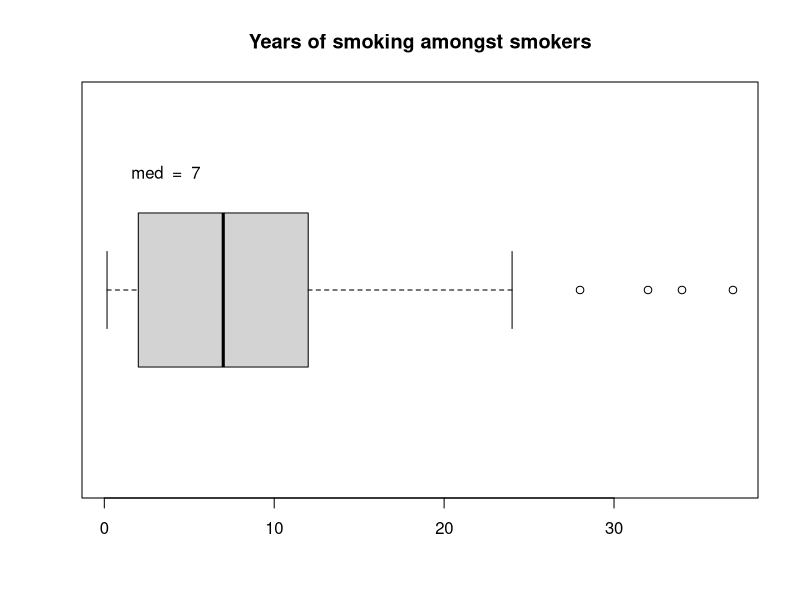
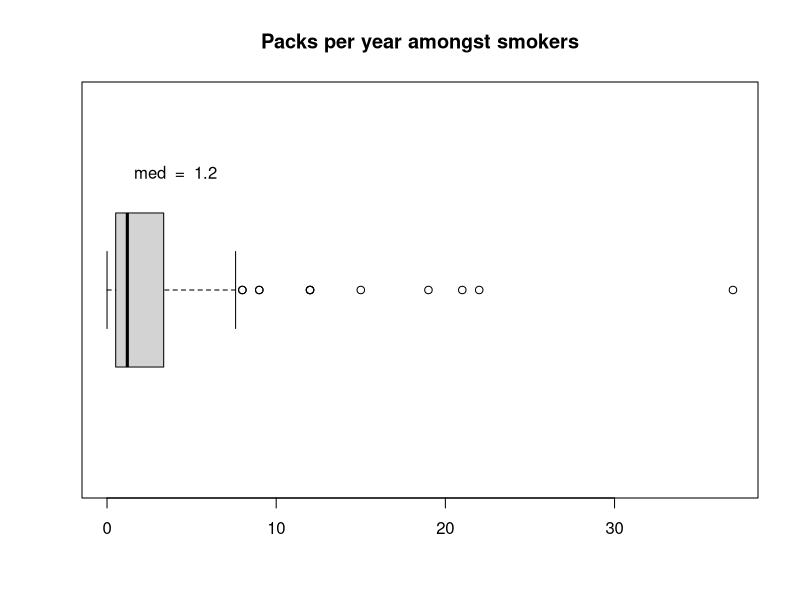
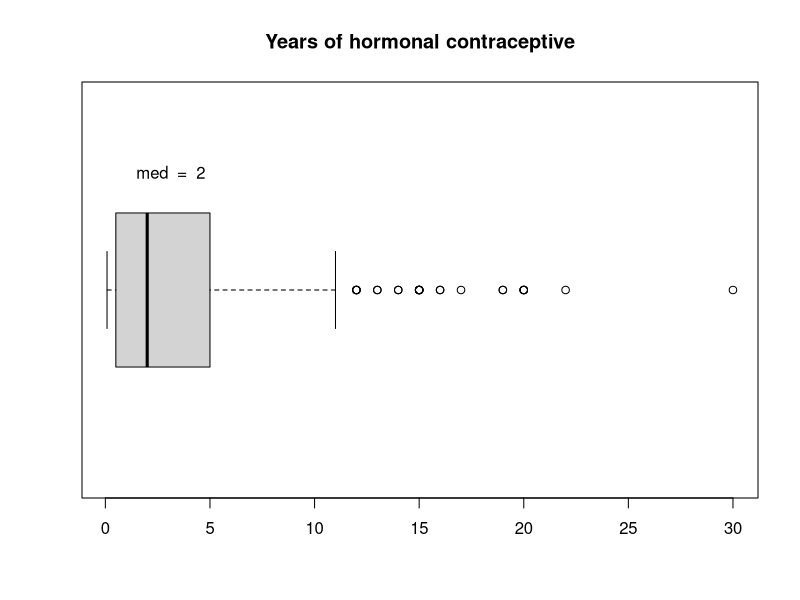
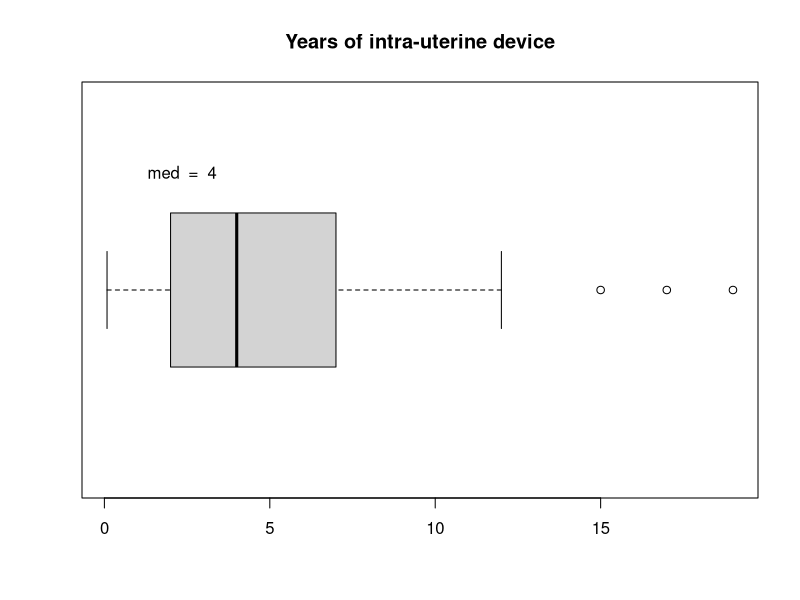
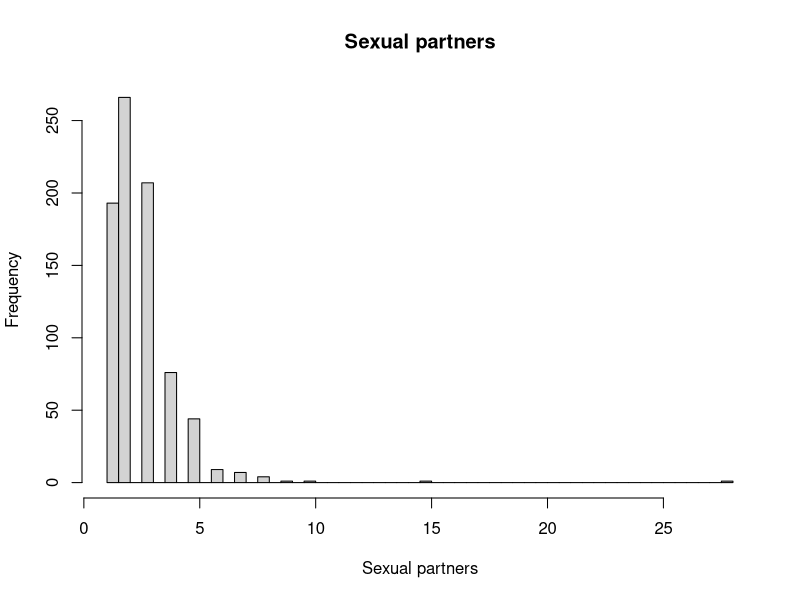
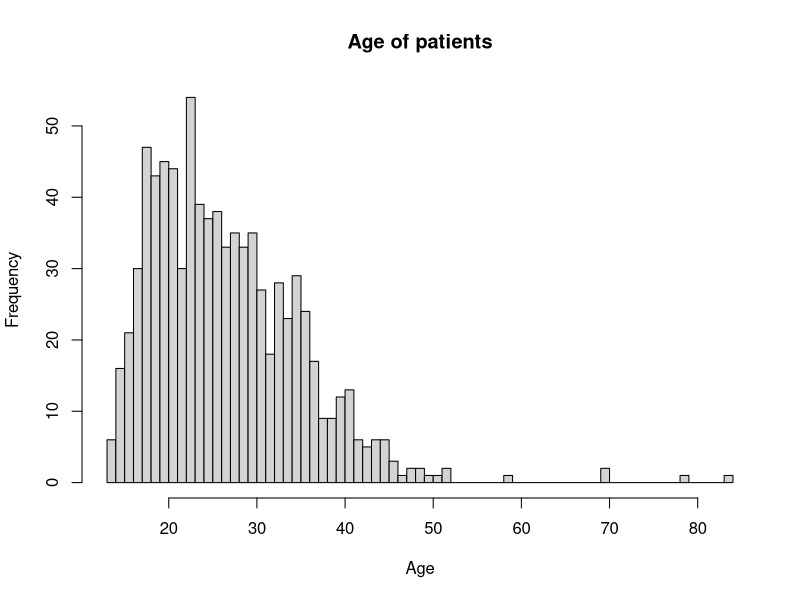
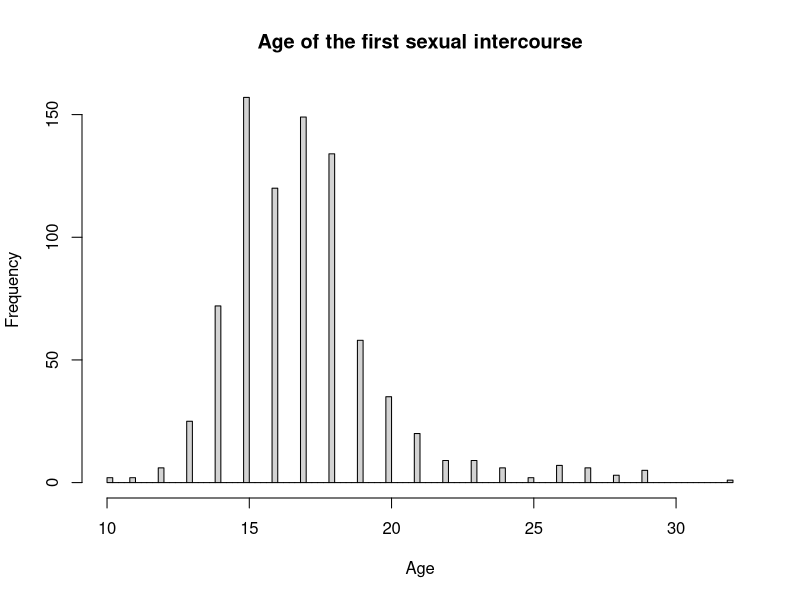
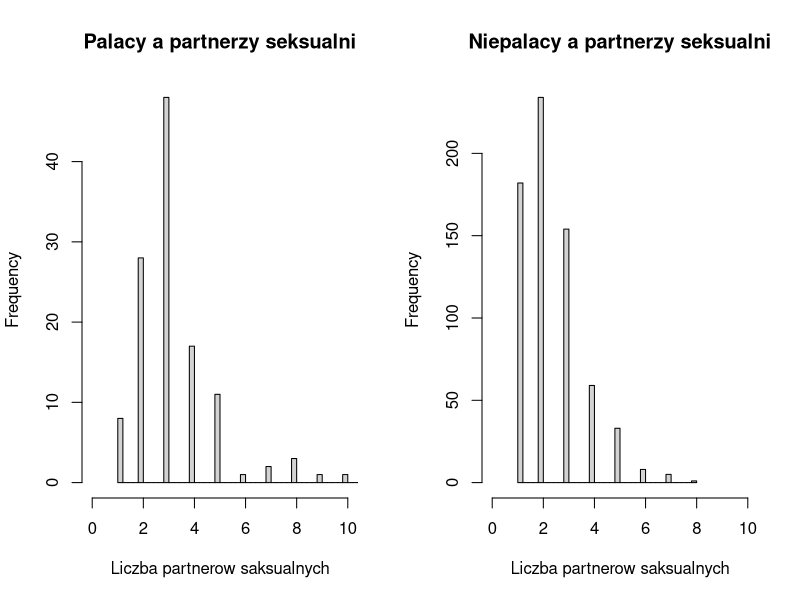

These figures' R source, in order:
## ---- chunk 1
library(dplyr)
library(ggplot2)
knitr::opts_chunk$set(echo = TRUE, warning = FALSE)
## ---- chunk 2
data <- read.csv("cervical-cancer_csv.csv")

factorize <- function(data, indices) {
  for (i in indices) {
    data[[i]] <- as.factor(data[[i]])
  }
  data
}

data <- factorize(data, c(5, 8, 10, 12, 14:25, 29:36))
## ---- chunk 3
summary(data)
## ---- chunk 4
data %>% filter(Number.of.sexual.partners == 0)
## ---- chunk 5
data %>% filter(is.na(Number.of.sexual.partners))
## ---- chunk 6
data %>% filter(is.na(First.sexual.intercourse))
## ---- chunk 7
a <- data %>% filter(Smokes == 0) %>% nrow()
b <- data %>% filter(Smokes..years. == 0 & Smokes == 0) %>% nrow()
c <- data %>% filter(Smokes..years. == 0) %>% nrow()
a == b & b == c
## ---- chunk 8
a <- data %>% filter(is.na(Smokes..years.)) %>% nrow()
b <- data %>% filter(is.na(Smokes..packs.year.)) %>% nrow()
c <- data %>% filter(is.na(Smokes..packs.year.) & is.na(Smokes..years.)) %>% nrow()
a == b & b == c

a <- data %>% filter(is.na(Smokes)) %>% nrow()
b <- data %>% filter(is.na(Smokes) & is.na(Smokes..packs.year.)) %>% nrow()
a == b
## ---- chunk 9
a <- data %>% filter(is.na(Hormonal.Contraceptives)) %>% nrow()
b <- data %>% filter(is.na(Hormonal.Contraceptives..years.)) %>% nrow()
c <- data %>% filter(is.na(Hormonal.Contraceptives..years.) & is.na(Hormonal.Contraceptives)) %>% nrow()
a == b & b == c
## ---- chunk 10
a <- data %>% filter(Hormonal.Contraceptives..years. == 0 & Hormonal.Contraceptives == 0) %>% nrow()
b <- data %>% filter(Hormonal.Contraceptives..years. == 0) %>% nrow()
c <- data %>% filter(Hormonal.Contraceptives == 0) %>% nrow()
a == b & b == c
## ---- chunk 11
a <- data %>% filter(IUD..years. == 0 & IUD == 0) %>% nrow()
b <- data %>% filter(IUD == 0) %>% nrow()
c <- data %>% filter(IUD..years. == 0) %>% nrow()
a == b & b == c

d <- data %>% filter(is.na(IUD..years.)) %>% nrow()
e <- data %>% filter(is.na(IUD)) %>% nrow()
f <- data %>% filter(is.na(IUD..years.) & is.na(IUD)) %>% nrow()
d == e & e == f
## ---- chunk 12
# wykres słupkowy IUD?
## ---- chunk 13

## ---- chunk 14
data %>% filter(Dx == 1) %>% select(Dx.Cancer, Dx.CIN, Dx.HPV)

data %>% filter(Dx == 1 & Dx.Cancer == 0 & Dx.CIN == 0 & Dx.HPV == 0) %>% nrow()
## ---- chunk 15
data %>% filter(!is.na(STDs.HPV)) %>% filter(STDs.HPV != Dx.HPV) %>% select(STDs.HPV, Dx.HPV) %>% table()
## ---- chunk 16
unfactor <- function(f) (as.numeric(levels(f))[f])
data %>% filter(is.na(STDs)) %>% 
  mutate(condylomatosis = unfactor(STDs.cervical.condylomatosis) + 
           unfactor(STDs.vaginal.condylomatosis) + 
           unfactor(STDs.vulvo.perineal.condylomatosis)) %>% 
  filter(condylomatosis != STDs.condylomatosis)
## ---- chunk 17
data %>% filter(is.na(STDs..Time.since.first.diagnosis)) %>% pull(STDs) %>% table()
## ---- chunk 18
data %>% filter(STDs..number. != STDs..Number.of.diagnosis) %>% nrow()
data %>% filter(STDs != STDs..Number.of.diagnosis) %>% select(STDs, STDs..Number.of.diagnosis)
## ---- chunk 19
data %>% pull(STDs..Number.of.diagnosis) %>% table()
data %>% filter(STDs != STDs..Number.of.diagnosis) %>% select(STDs, STDs..Number.of.diagnosis, Biopsy) %>% nrow()
## ---- chunk 20
smoking_years <- data %>% filter(Smokes == 1) %>% pull(Smokes..years.)
boxplot(smoking_years, main = "Years of smoking amongst smokers", horizontal=TRUE)
median(smoking_years) # 7
text(1, 1.3,expression(med~" = "~ 7), pos=4)
## ---- chunk 21
packs_per_year <- data %>% filter(Smokes == 1) %>% pull(Smokes..packs.year.)
boxplot(packs_per_year, main = "Packs per year amongst smokers", horizontal=TRUE)
median(packs_per_year) # 1.2
text(1, 1.3,expression(med~" = "~ 1.2), pos=4)
## ---- chunk 22
years_of_hormonal <- data %>% filter(Hormonal.Contraceptives == 1) %>% pull(Hormonal.Contraceptives..years.)
boxplot(years_of_hormonal, main = "Years of hormonal contraceptive", horizontal=TRUE)
median(years_of_hormonal) # 2
text(1, 1.3,expression(med~" = "~ 2), pos=4)
## ---- chunk 23
iud_years <- data %>% filter(IUD == 1) %>% pull(IUD..years.)
boxplot(iud_years, main = "Years of intra-uterine device", horizontal=TRUE)
median(iud_years) # 4
text(1, 1.3,expression(med~" = "~ 4), pos=4)
## ---- chunk 24
sexual_partners <- na.omit(data$Number.of.sexual.partners)
hist(sexual_partners, main = "Sexual partners", breaks = 80,
     xlab = "Sexual partners")
## ---- chunk 25
ages <- na.omit(data$Age)
hist(ages, main = "Age of patients", breaks = 80,
     xlab = "Age")
## ---- chunk 26
first_sex <- na.omit(data$First.sexual.intercourse)
hist(first_sex, main = "Age of the first sexual intercourse", breaks = 80,
     xlab = "Age")
## ---- chunk 27
smokes1 <- data %>%  filter(Smokes == 1) # palacy
smokes0 <- data %>%  filter(Smokes == 0) # niepalacy
## ---- chunk 28
par(mfrow=c(1,2))
hist(na.omit(smokes1$Number.of.sexual.partners), breaks = 100, xlim = c(0,10),
     main = "Palacy a partnerzy seksualni",
     xlab = "Liczba partnerow saksualnych")
hist(na.omit(smokes0$Number.of.sexual.partners), breaks = 50, xlim = c(0,10),
     main = "Niepalacy a partnerzy seksualni",
     xlab = "Liczba partnerow saksualnych")
## ---- chunk 29
par(mfrow=c(1,2))
hist(na.omit(smokes1$Num.of.pregnancies), breaks = 10, xlim = c(0,10),
     main = "Palacy a liczba zajsc w ciaze",
     xlab = "Liczba ciaz")
hist(na.omit(smokes0$Num.of.pregnancies), breaks = 10, xlim = c(0,10),
     main = "Niepalacy a liczba zajsc w ciaze",
     xlab = "Liczba ciaz")
## ---- chunk 30
par(mfrow=c(1,2))
hist(na.omit(smokes1$Hormonal.Contraceptives..years.), breaks = 40
     , xlim = c(0,10),
     main = "Palacy a antykoncepcja hormonalna",
     xlab = "Lat stosowania")
hist(na.omit(smokes0$Hormonal.Contraceptives..years.), breaks = 100
     , xlim = c(0,10),
     main = "Niepalacy a antykoncepcja hormonalna",
     xlab = "Lat stosowania")
## ---- chunk 31
smokes1 <- data %>%  filter(Biopsy == 1) # biopsy
smokes0 <- data %>%  filter(Biopsy == 0) # niebiopsy
## ---- chunk 32
par(mfrow=c(1,2))
hist(na.omit(smokes1$Number.of.sexual.partners), breaks = 30, xlim = c(0,10),
     main = "Biopsy a partnerzy seksualni",
     xlab = "Liczba partnerow saksualnych")
hist(na.omit(smokes0$Number.of.sexual.partners), breaks = 100, xlim = c(0,10),
     main = "Nie-Biopsy a partnerzy seksualni",
     xlab = "Liczba partnerow saksualnych")
## ---- chunk 33
par(mfrow=c(1,2))
hist(na.omit(smokes1$Num.of.pregnancies), breaks = 10, xlim = c(0,10),
     main = "Biopsy a liczba zajsc w ciaze",
     xlab = "Liczba ciaz")
hist(na.omit(smokes0$Num.of.pregnancies), breaks = 20, xlim = c(0,10),
     main = "Nie-Biopsy a liczba zajsc w ciaze",
     xlab = "Liczba ciaz")
## ---- chunk 34
par(mfrow=c(1,2))
hist(na.omit(smokes1$Hormonal.Contraceptives..years.), breaks = 40
     , xlim = c(0,10),
     main = "Biopsy a antykoncepcja hormonalna",
     xlab = "Lat stosowania")
hist(na.omit(smokes0$Hormonal.Contraceptives..years.), breaks = 100
     , xlim = c(0,10),
     main = "Nie-Biopsy a antykoncepcja hormonalna",
     xlab = "Lat stosowania")
## ---- chunk 35
par(mfrow=c(1,2))
hist(na.omit(smokes1$Age),
     breaks = 15,
     main = "Biopsy a wiek",
     xlab = "Lat")
hist(na.omit(smokes0$Age),
     main = "Nie-Biopsy a wiek",
     xlab = "Lat")
## ---- chunk 36
smokes1 <- data %>%  filter(Citology == 1) # citology
smokes0 <- data %>%  filter(Citology == 0) # niecitology
## ---- chunk 37
par(mfrow=c(1,2))
hist(na.omit(smokes1$Number.of.sexual.partners), breaks = 20, xlim = c(0,10),
     main = "Citology a partnerzy seksualni",
     xlab = "Liczba partnerow saksualnych")
hist(na.omit(smokes0$Number.of.sexual.partners), breaks = 100, xlim = c(0,10),
     main = "Nie-Citology a partnerzy seksualni",
     xlab = "Liczba partnerow saksualnych")
## ---- chunk 38
par(mfrow=c(1,2))
hist(na.omit(smokes1$Num.of.pregnancies), breaks = 30, xlim = c(0,10),
     main = "Citology a liczba zajsc w ciaze",
     xlab = "Liczba ciaz")
hist(na.omit(smokes0$Num.of.pregnancies), breaks = 40, xlim = c(0,10),
     main = "Nie-Citology a liczba zajsc w ciaze",
     xlab = "Liczba ciaz")
## ---- chunk 39
par(mfrow=c(1,2))
hist(na.omit(smokes1$Hormonal.Contraceptives..years.), breaks = 100
     , xlim = c(0,10),
     main = "Citology a antykoncepcja hormonalna",
     xlab = "Lat stosowania")

hist(na.omit(smokes0$Hormonal.Contraceptives..years.), breaks = 70
     , xlim = c(0,10),
     main = "Nie-Citology a antykoncepcja hormonalna",
     xlab = "Lat stosowania")
## ---- chunk 40
par(mfrow=c(1,2))
hist(na.omit(smokes1$Age),
     breaks = 20,
     main = "Citology a wiek",
     xlab = "Lat")
hist(na.omit(smokes0$Age),
     main = "Nie-Citology a wiek",
     xlab = "Lat")
## ---- chunk 41
smokes1 <- data %>%  filter(Schiller == 1)
smokes0 <- data %>%  filter(Schiller == 0) 
## ---- chunk 42
par(mfrow=c(1,2))
hist(na.omit(smokes1$Number.of.sexual.partners), breaks = 30, xlim = c(0,10),
     main = "Schiller a partnerzy seksualni",
     xlab = "Liczba partnerow saksualnych")
hist(na.omit(smokes0$Number.of.sexual.partners), breaks = 50, xlim = c(0,10),
     main = "Nie-Schiller a partnerzy seksualni",
     xlab = "Liczba partnerow saksualnych")
## ---- chunk 43
par(mfrow=c(1,2))
hist(na.omit(smokes1$Num.of.pregnancies), breaks = 10, xlim = c(0,10),
     main = "Schiller a liczba zajsc w ciaze",
     xlab = "Liczba ciaz")
hist(na.omit(smokes0$Num.of.pregnancies), breaks = 10, xlim = c(0,10),
     main = "Nie-Schiller a liczba zajsc w ciaze",
     xlab = "Liczba ciaz")
## ---- chunk 44
par(mfrow=c(1,2))
hist(na.omit(smokes1$Hormonal.Contraceptives..years.), breaks = 40
     , xlim = c(0,10),
     main = "Schiller a antykoncepcja hormonalna",
     xlab = "Lat stosowania")
hist(na.omit(smokes0$Hormonal.Contraceptives..years.), breaks = 100
     , xlim = c(0,10),
     main = "Nie-Schiller a antykoncepcja hormonalna",
     xlab = "Lat stosowania")
## ---- chunk 45
par(mfrow=c(1,2))
hist(na.omit(smokes1$Age),
     breas = 10,
     main = "Schiller a wiek",
     xlab = "Lat")
hist(na.omit(smokes0$Age),
     breaks = 8,
     main = "Nie-Schiller a wiek",
     xlab = "Lat")
## ---- chunk 46
smokes1 <- data %>%  filter(Hinselmann == 1)
smokes0 <- data %>%  filter(Hinselmann == 0) 
## ---- chunk 47
par(mfrow=c(1,2))
hist(na.omit(smokes1$Number.of.sexual.partners), breaks = 10, xlim = c(0,10),
     main = "Hinselmann a partnerzy seksualni",
     xlab = "Liczba partnerow saksualnych")
hist(na.omit(smokes0$Number.of.sexual.partners), breaks = 50, xlim = c(0,10),
     main = "Nie-Hinselmann a partnerzy seksualni",
     xlab = "Liczba partnerow saksualnych")
## ---- chunk 48
par(mfrow=c(1,2))
hist(na.omit(smokes1$Num.of.pregnancies), breaks = 10, xlim = c(0,10),
     main = "Hinselmann a liczba zajsc w ciaze",
     xlab = "Liczba ciaz")
hist(na.omit(smokes0$Num.of.pregnancies), breaks = 30, xlim = c(0,10),
     main = "Nie-Hinselmann a liczba zajsc w ciaze",
     xlab = "Liczba ciaz")
## ---- chunk 49
par(mfrow=c(1,2))
hist(na.omit(smokes1$Hormonal.Contraceptives..years.), breaks = 40
     , xlim = c(0,10),
     main = "Hinselmann a antykoncepcja hormonalna",
     xlab = "Lat stosowania")
hist(na.omit(smokes0$Hormonal.Contraceptives..years.), breaks = 100
     , xlim = c(0,10),
     main = "Nie-Hinselmann a antykoncepcja hormonalna",
     xlab = "Lat stosowania")
## ---- chunk 50
par(mfrow=c(1,2))
hist(na.omit(smokes1$Age),
     main = "Hinselman a wiek",
     breaks = 20,
     xlab = "Lat")
hist(na.omit(smokes0$Age),
     main = "Nie-Hinselman a wiek",
     xlab = "Lat")
